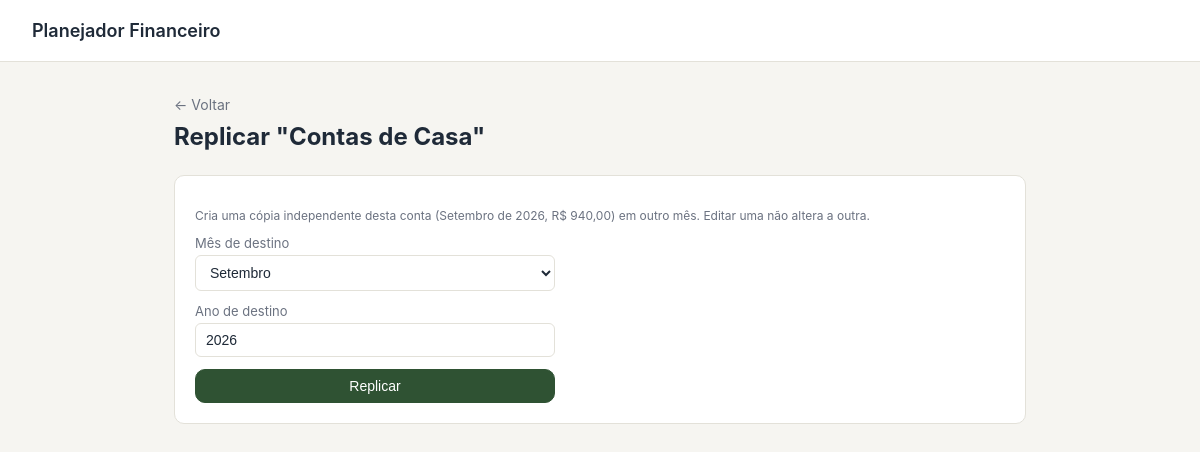
/item/11/replicar, run on an earlier commit of the app's database.
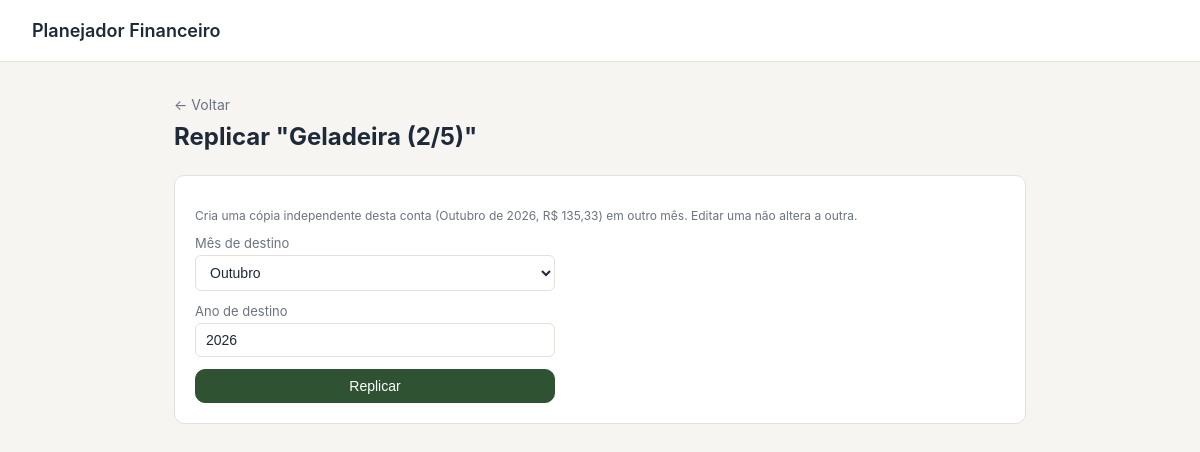
And on a later commit of the database.
### tables this page shows
CREATE TABLE items (
            id INTEGER PRIMARY KEY AUTOINCREMENT,
            year INTEGER NOT NULL,
            month INTEGER NOT NULL,
            name TEXT NOT NULL,
            amount REAL NOT NULL,
            type TEXT NOT NULL
                CHECK(type IN ('fixa', 'variavel', 'receber')),
            group_id TEXT,
            installment_index INTEGER,
            installment_total INTEGER,
            created_at TEXT NOT NULL
        , link TEXT, card_id INTEGER, invoice_id INTEGER, is_invoice INTEGER NOT NULL DEFAULT 0, estimated INTEGER NOT NULL DEFAULT 0, paid INTEGER NOT NULL DEFAULT 0);

### app.py (the view, shortened to what this page needs)
@app.route(
    "/item/<int:item_id>/replicar",
    methods=["GET", "POST"],
)
def replicate_item(item_id):
    db = get_db()
    item = db.execute(
        """
        SELECT *
        FROM items
        WHERE id = ?
        """,
        (item_id,),
    ).fetchone()
    if item is None:
        abort(404)
    return render_template(
        "replicate_item.html",
        item=item,
        origin_month_name=month_name(
            item["month"]
        ),
        month_options=[
            (m, month_name(m))
            for m in range(1, 13)
        ],
    )

### app.py (called while the page is built)
def get_db():
    if "db" not in g:
        g.db = sqlite3.connect(DB_PATH)
        g.db.row_factory = sqlite3.Row
        g.db.execute("PRAGMA foreign_keys = ON")
    return g.db

def brl(value):
    try:
        value = float(value or 0)
    except (TypeError, ValueError):
        value = 0.0
    s = f"{value:,.2f}"
    s = (
        s
        .replace(",", "X")
        .replace(".", ",")
        .replace("X", ".")
    )
    return f"R$ {s}"

def month_name(month):
    return MONTH_NAMES[month - 1]

### templates/replicate_item.html (shortened to what this page needs)
{% extends "base.html" %}
{% block content %}
  <div class="month-header">
    <a class="back-link" href="{{ url_for('month_view', year=item.year, month=item.month) }}">&#8592; Voltar</a>
    <h1>Replicar "{{ item.name }}"</h1>
  </div>
  <div class="add-form-card">
    <p class="hint">
      Cria uma cópia independente desta conta ({{ origin_month_name }} de {{ item.year }},
      {{ item.amount | brl }}) em outro mês. Editar uma não altera a outra.
    </p>
    <form method="post" class="add-form">
      <div class="form-row">
        <label for="target_month">Mês de destino</label>
        <select id="target_month" name="target_month">
          {% for m, name in month_options %}
            <option value="{{ m }}" {{ 'selected' if m == item.month else '' }}>{{ name }}</option>
          {% endfor %}
        </select>
      </div>
      <div class="form-row">
        <label for="target_year">Ano de destino</label>
        <input type="number" id="target_year" name="target_year" value="{{ item.year }}">
      </div>
      <button type="submit" class="btn btn-primary">Replicar</button>
    </form>
  </div>
{% endblock %}

### templates/base.html (shortened to what this page needs)
<!DOCTYPE html>
<html lang="pt-br">
<head>
  <link rel="stylesheet" href="{{ url_for('static', filename='style.css') }}">
</head>
<body>
  <header class="topbar">
    <a href="{{ url_for('index') }}" class="brand">Planejador Financeiro</a>
  </header>
  <main class="container">
    {% block content %}{% endblock %}
  </main>
</body>
</html>

### static/style.css (style rules this page uses)
:root { --bg: #F6F5F1; --surface: #FFFFFF; --ink: #1F2A38; --ink-muted: #6B7280; --border: #E3E1D9; --accent: #2F5233; --accent-bg: #E7EEE4; --negative: #A3372E; --negative-bg: #F7E9E7; --positive: #2F6B4F; --positive-bg: #E5F0E8; --radius: 10px; }
* { box-sizing: border-box; }
body { margin: 0; background: var(--bg); color: var(--ink); font-family: -apple-system, "Segoe UI", Roboto, Helvetica, Arial, sans-serif; }
.topbar { padding: 20px 32px; border-bottom: 1px solid var(--border); background: var(--surface); }
.brand { font-size: 18px; font-weight: 600; color: var(--ink); text-decoration: none; }
.container { max-width: 900px; margin: 0 auto; padding: 32px 24px 80px; }
.btn { display: inline-block; padding: 8px 14px; border: 1px solid var(--border); border-radius: var(--radius); background: var(--surface); color: var(--ink); text-decoration: none; cursor: pointer; font-size: 14px; }
.btn-primary { background: var(--accent); border-color: var(--accent); color: #fff; }
.month-header { margin-bottom: 24px; }
.month-header h1 { margin: 8px 0 0; font-size: 24px; }
.back-link { color: var(--ink-muted); text-decoration: none; font-size: 14px; }
.add-form-card { background: var(--surface); border: 1px solid var(--border); border-radius: var(--radius); padding: 20px; }
.add-form { display: flex; flex-direction: column; gap: 12px; max-width: 360px; }
.form-row { display: flex; flex-direction: column; gap: 4px; }
.form-row label { font-size: 13px; color: var(--ink-muted); }
.form-row input[type="text"], .form-row input[type="number"], .form-row select { padding: 8px 10px; border: 1px solid var(--border); border-radius: 6px; font-size: 14px; background: var(--surface); color: var(--ink); }
.hint { font-size: 12px; color: var(--ink-muted); }

What changed in the data, as far as the page shows it:
changed items: name "Contas de Casa" → "Geladeira (2/5)"; amount|brl "R$ 940,00" → "R$ 135,33"
Also different on the page:
{{ origin_month_name }}: "Setembro" → "Outubro"
form field target_month: "Setembro" → "Outubro"
